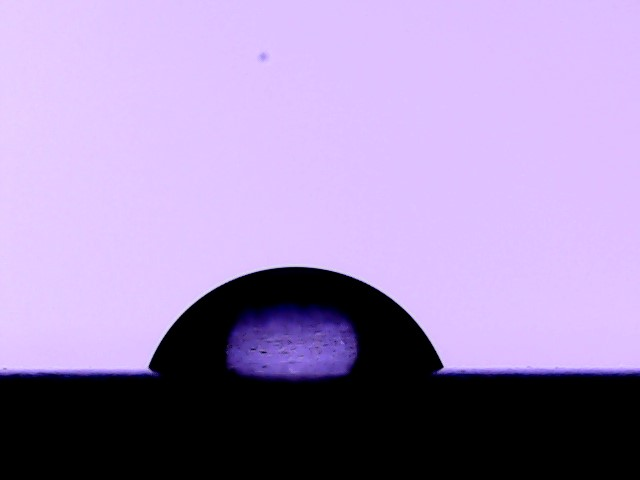
#> input picture img/test.jpeg, 640 x 480 px
$ python scikit-imgExample.py
#> lines starting #> are read from the running program, lines starting #| are printed output that depends on the picture; after the words box and inside, x2 and y2 are one past the last pixel; in counts of white or black regions, pixels touching at a corner belong together
'''
	file: 		edgeDetect.py
	authors: 	[jvitti, italijancic, mbassani, iprieto]
	date:		05/05/2022
	content:	Try to do preliminary proccess of image using sckit-imgae library
'''

import os
from skimage import data, io, filters
from skimage.filters import threshold_otsu
from skimage.color import rgb2gray
import matplotlib.pyplot as plt
import numpy as np

# Load img from file system
image_rgb = io.imread('./img/test.jpeg')
#> image_rgb is the input picture: shape (480, 640, 3); mean R, G, B 159.8, 138.6, 183.4

# pass to gray scale
image = rgb2gray(image_rgb)
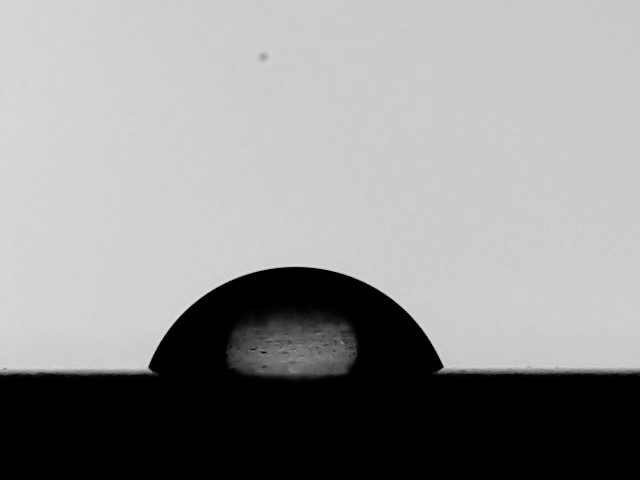
#> image: shape (480, 640) float64; min 0, max 0.893, mean 0.574

# gray scale to binary image
thresh = threshold_otsu(image)
#> thresh = 0.413
binary = image > thresh
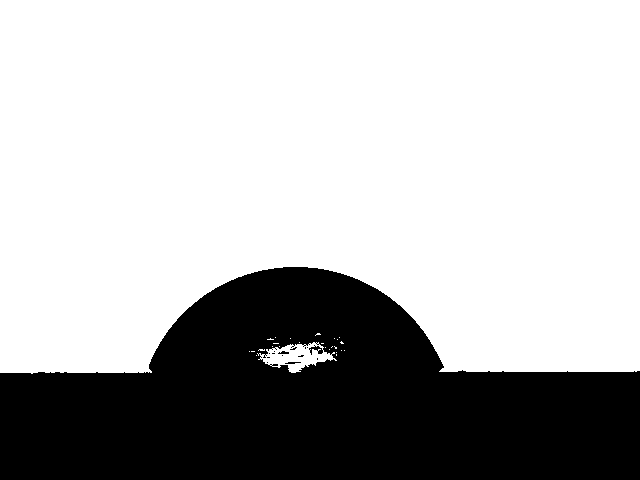
#> binary: shape (480, 640) bool; 70.5% white; 14 black regions (11 under 20 px), largest, box (x1, y1, x2, y2) and area: (0, 267, 640, 480) 90557, (278, 351, 289, 354) 23, (285, 362, 301, 364) 23

# Get edges
edges = filters.sobel(binary)
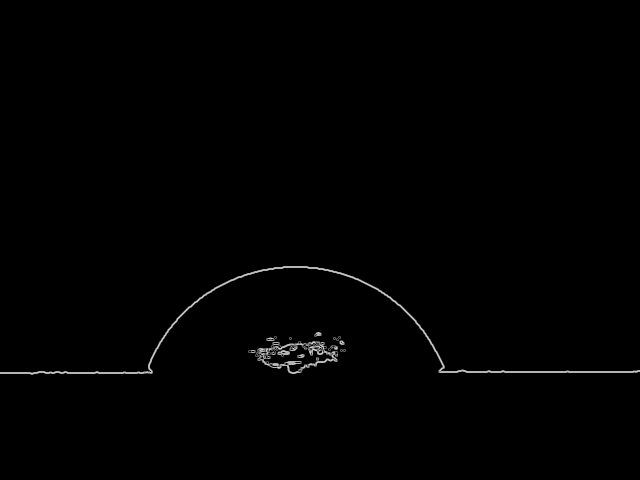
#> edges: shape (480, 640) float64; min 0, max 0.791, mean 0.00546

# [16 lines of commented-out code are left out]
indexs = np.asarray(np.where(edges != [0]))

# [5 lines of commented-out code are left out]

plt.figure()
plt.plot(indexs[1,:], (indexs[0,:]), '.r')
plt.imshow(binary, cmap=plt.cm.gray)

if 'PYCONTROL_TEST_EXAMPLES' not in os.environ:
    plt.show()
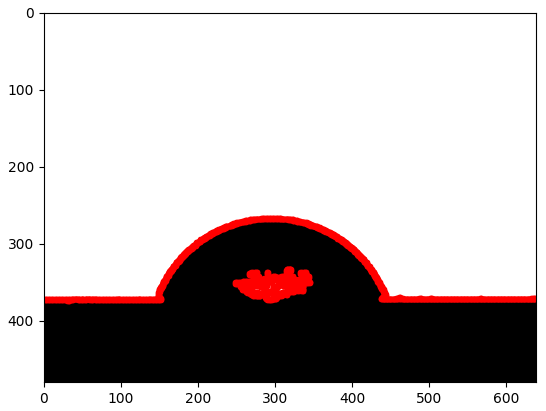
#> figure drawn by matplotlib, 1 panel
